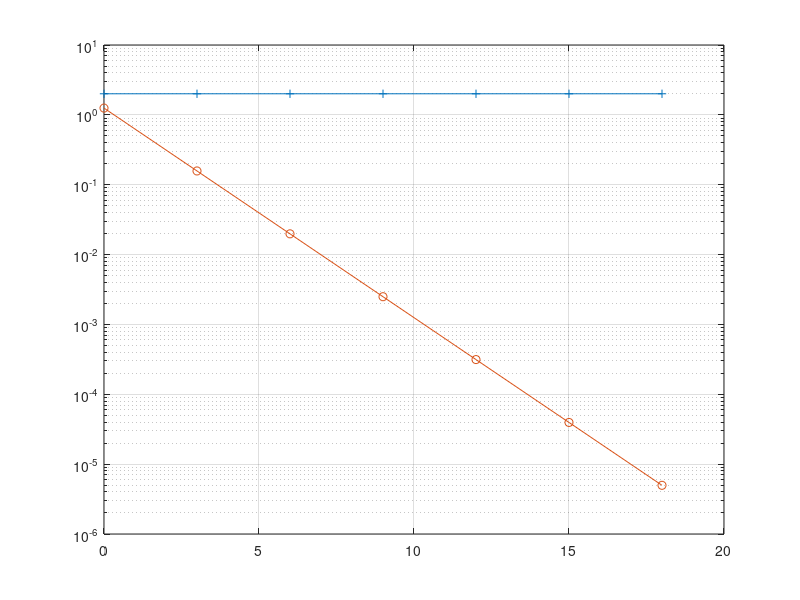

This figure's MATLAB source:
clc
close all
clear all

snr_db = 0:3:20;
snr_lin = 10.^(snr_db./10);


N = 10^6;
x1 = randi([0, 1], 1, N);
x = 2*x1 - 1;
L=3;
theoritical=(factorial(2*L-1)/(factorial(L)*factorial(2*L-1-L))).*((1./(2*snr_lin)).^L);

for i=1:length(snr_db)
    n_sd = 1./sqrt(snr_lin(i));

    h1 = 1/sqrt(2)*complex(randn(1,N), randn(1,N));
    h2 = 1/sqrt(2)*complex(randn(1,N), randn(1,N));
    h3 = 1/sqrt(2)*complex(randn(1,N), randn(1,N));
    
    noise1 = n_sd.*sqrt(1/2).*complex(randn(1,N),randn(1,N));
    noise2 = n_sd.*sqrt(1/2).*complex(randn(1,N),randn(1,N));
    noise3 = n_sd.*sqrt(1/2).*complex(randn(1,N),randn(1,N));
    
    y1 = h1.*x + noise1;
    y2 = h2.*x + noise2;
    y3 = h3.*x + noise3;
    
    mcrcombineY = conj(h1).*y1 + conj(h2).*y2 + conj(h3).*y3;
    detectedY = mcrcombineY./(h1.*conj(h1)+h2.*conj(h2)+h3.*conj(h3));
    detectedX = 2*(detectedY > 0) - 1;
    error = sum(abs(detectedX - x).^2);
    ber(i) = error./N;
end

figure;
semilogy(snr_db,ber,'-+');
hold on;
semilogy(snr_db,theoritical,'-o');
grid on;
